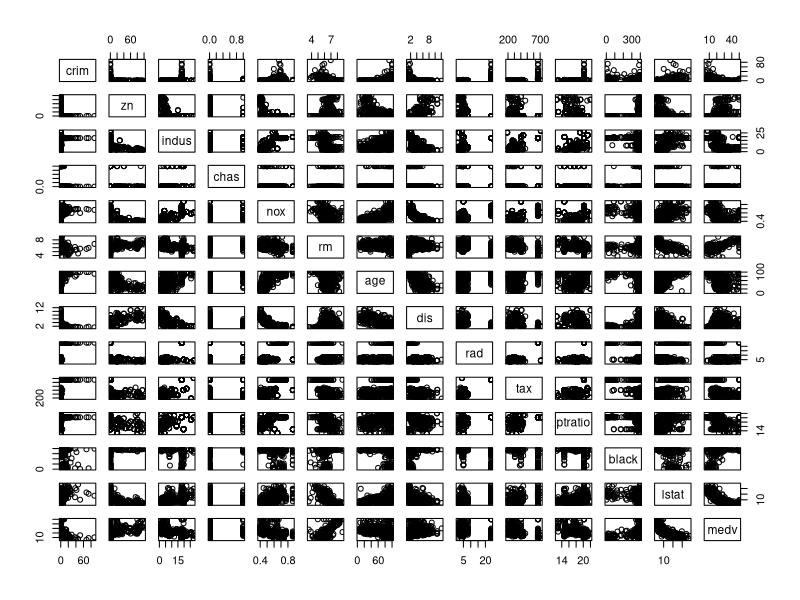
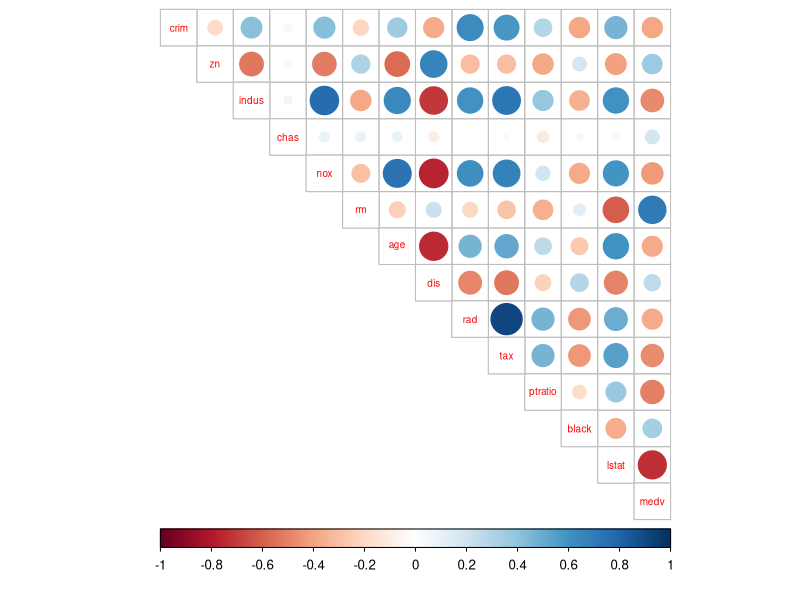
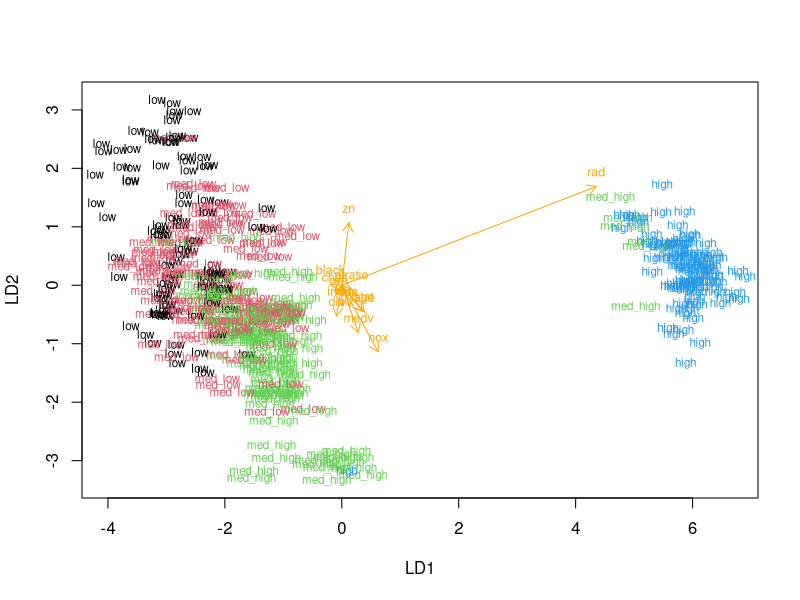
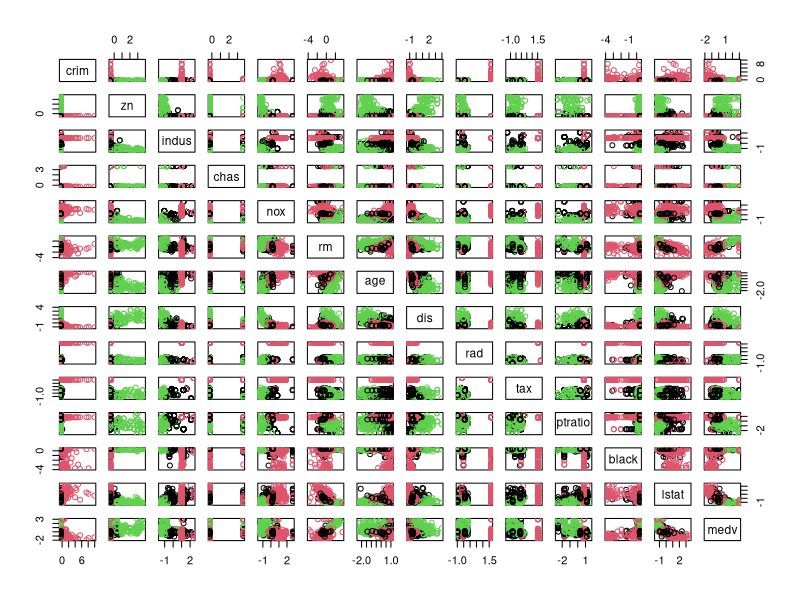
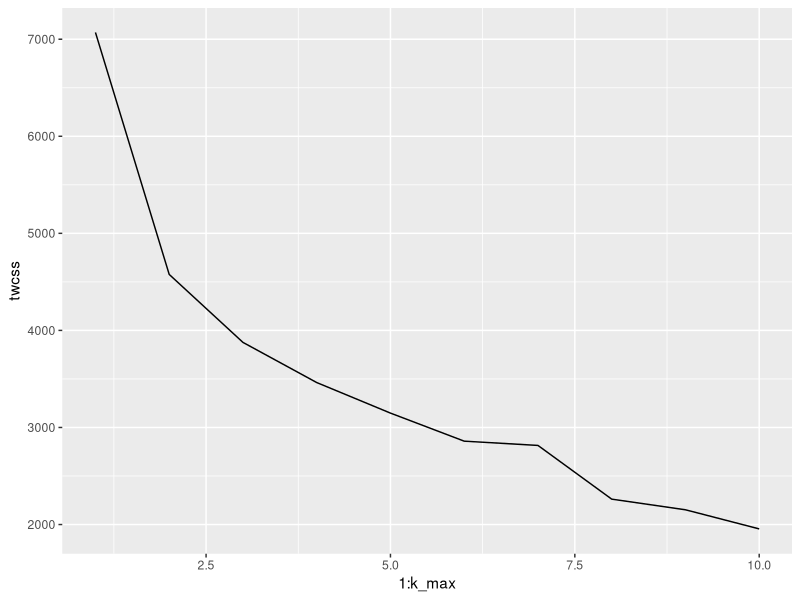
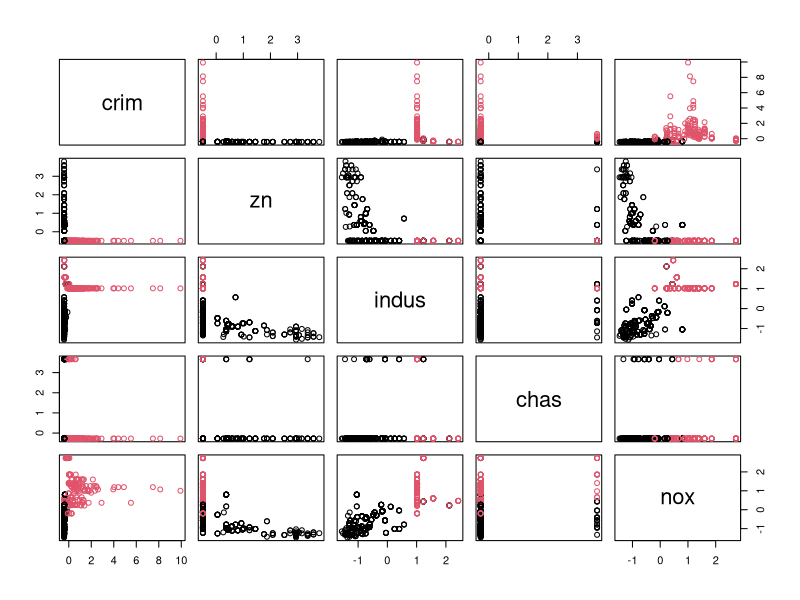
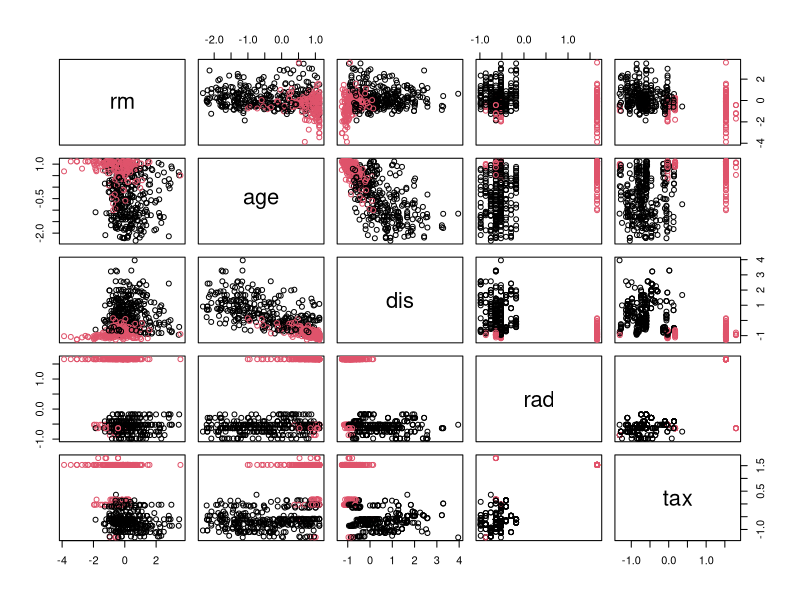

R code for these plots, in order:
## ---- chunk 1
#---
#title: "Chapter 4 data analysis"
#author: "Antti Kaihovaara"
#date: "November 25, 2018"
#description: "Chapter 4 data"
#Data : ""MASS"-package. More info from here: https://stat.ethz.ch/R-manual/R-devel/library/MASS/html/Boston.html"
#---
## ---- chunk 2
library(ggplot2); library(GGally); library(corrplot); library(tidyr); library(dplyr)

library(MASS)

## ---- chunk 3
data(Boston)


str(Boston)
dim(Boston)
summary(Boston)
glimpse(Boston)


## ---- chunk 4
 
pairs(Boston)

cor_matrix<-cor(Boston) %>% round(digits = 2)

cor_matrix 

 
corrplot(cor_matrix, method="circle", type="upper", cl.pos="b", tl.pos="d", tl.cex = 0.6)

## ---- chunk 5

boston_scaled <- scale(Boston)

summary(boston_scaled)


## ---- chunk 6

class(boston_scaled)

boston_scaled <- as.data.frame(boston_scaled)

summary(boston_scaled$crim)

bins <- quantile(boston_scaled$crim)
bins
## ---- chunk 7
# create a categorical variable 'crime'
crime <- cut(boston_scaled$crim, breaks = bins, include.lowest = TRUE, labels = c("low", "med_low", "med_high", "high"))

# look at the table of the new factor crime
table(crime)

boston_scaled <- dplyr::select(boston_scaled, -crim)

boston_scaled <- data.frame(boston_scaled, crime)
## ---- chunk 8
# number of rows in the Boston dataset 
n <- nrow(boston_scaled)

# choose randomly 80% of the rows
ind <- sample(n,  size = n * 0.8)

# create train set
train <- boston_scaled[ind,]

# create test set 
test <- boston_scaled[-ind,]

# save the correct classes from test data
correct_classes <- test$crime

# remove the crime variable from test data
test <- dplyr::select(test, -crime)
## ---- chunk 9

# linear discriminant analysis
lda.fit <- lda(crime ~ ., data = train)

# print the lda.fit object
lda.fit
## ---- chunk 10
lda.arrows <- function(x, myscale = 1, arrow_heads = 0.1, color = "orange", tex = 0.75, choices = c(1,2)){
  heads <- coef(x)
  arrows(x0 = 0, y0 = 0, 
         x1 = myscale * heads[,choices[1]], 
         y1 = myscale * heads[,choices[2]], col=color, length = arrow_heads)
  text(myscale * heads[,choices], labels = row.names(heads), 
       cex = tex, col=color, pos=3)
}


classes <- as.numeric(train$crime)

plot(lda.fit, dimen = 2, col = classes, pch = classes)
lda.arrows(lda.fit, myscale = 1.5)
## ---- chunk 11


# predict classes with test data
lda.pred <- predict(lda.fit, newdata = test)

# cross tabulate the results
tt <- table(correct = correct_classes, predicted = lda.pred$class)
tt
## ---- chunk 12
error = sum(tt[row(tt) != col(tt)]) / sum(tt)
error

summary(test)
## ---- chunk 13
library(MASS)
data('Boston')

# center and standardize variables
boston_K_scaled <- scale(Boston)

# summaries of the scaled variables
summary(boston_K_scaled)

# class of the boston_scaled object
class(boston_K_scaled)

# change the object to data frame
boston_K_scaled <- as.data.frame(boston_K_scaled)

## ---- chunk 14
# euclidean distance matrix
dist_eu <- dist(boston_K_scaled)

# look at the summary of the distances
summary(dist_eu)

## ---- chunk 15
# manhattan distance matrix
dist_man <- dist(boston_K_scaled, method = 'manhattan')

# look at the summary of the distances
summary(dist_man)
## ---- chunk 16
# k-means clustering
km <-kmeans(boston_K_scaled, centers = 3)

# plot the Boston dataset with clusters
pairs(boston_K_scaled, col = km$cluster)
## ---- chunk 17
set.seed(123) #K-means might produce different results every time, because it randomly assigns the initial cluster centers. This function is used to deal with that.

# determine the number of clusters
k_max <- 10

# calculate the total within sum of squares
twcss <- sapply(1:k_max, function(k){kmeans(boston_K_scaled, k)$tot.withinss})

# visualize the results
qplot(x = 1:k_max, y = twcss, geom = 'line')

## ---- chunk 18
# k-means clustering
km <-kmeans(boston_K_scaled, centers = 2, nstart = 20)
km


# plot the Boston dataset with clusters
pairs(boston_K_scaled[1:5], col = km$cluster)


pairs(boston_K_scaled[6:10], col = km$cluster)

